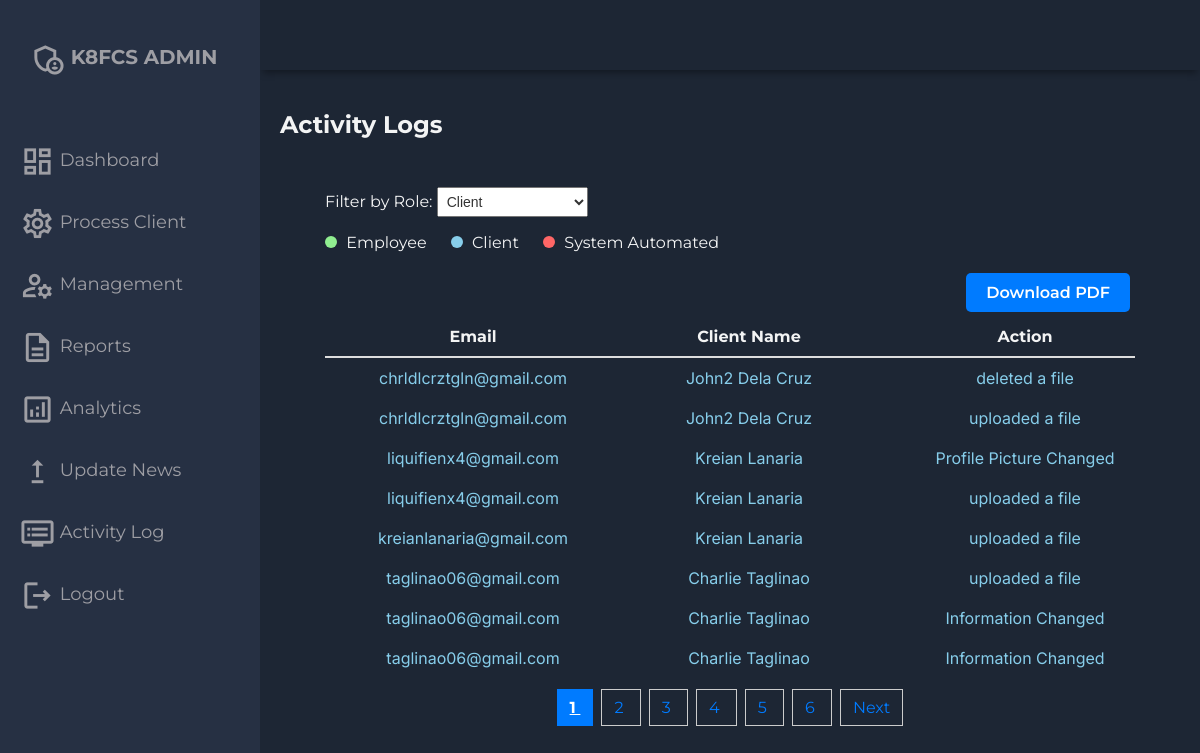
The page /adminside/activity-log.php?role=Client on the database its author committed.
### tables this page shows
CREATE TABLE `activity_log` (
  `id` int(11) NOT NULL,
  `user_email` varchar(255) NOT NULL,
  `action` text NOT NULL,
  `file_name` varchar(255) DEFAULT NULL,
  `timestamp` timestamp NOT NULL DEFAULT current_timestamp()
);

### adminside/activity-log.php (the view, shortened to what this page needs)
<?php
include 'processes/activity-log-logic.php';
$results_per_page = 8;
$query = "SELECT COUNT(*) AS total FROM activity_log";
$result = mysqli_query($conn, $query);
$row = mysqli_fetch_assoc($result);
$total_results = $row['total'];
$total_pages = ceil($total_results / $results_per_page);
$page = isset($_GET['page']) ? (int) $_GET['page'] : 1;
$start_from = ($page - 1) * $results_per_page;
$selected_role = isset($_GET['role']) ? $_GET['role'] : '';
$query = "SELECT al.user_email, al.action, al.timestamp, u.role, CONCAT(u.first_name, ' ', u.last_name) AS client_name
          FROM activity_log al
          JOIN users u ON al.user_email = u.email
          WHERE ('$selected_role' = '' OR u.role = '$selected_role' OR ('$selected_role' = 'K8FCS System' AND al.action LIKE '%Automatically%'))
          AND ('$selected_role' != 'Employee' OR al.action NOT LIKE '%Automatically%')
          AND ('$selected_role' != 'Client' OR al.action NOT LIKE '%Automatically%')
          ORDER BY al.timestamp DESC
          LIMIT $start_from, $results_per_page";
$result = mysqli_query($conn, $query);
?>
<!DOCTYPE html>
<html lang="en">
<head>
    <link rel="stylesheet" href="assets/css/style.css">
</head>
<body>
    <div class="grid-container">
        <?php include 'required/header.php'; ?>
        <?php include 'required/sidebar.php'; ?>
        <main class="main-container">
            <div class="main-title">
                <h2>Activity Logs</h2>
            </div>
            <div class="container">
                <form method="GET" action="">
                    <label for="role">Filter by Role:</label>
                    <select name="role" id="select-role" onchange="this.form.submit()">
                        <option value="Client" <?php if ($selected_role === 'Client')
                            echo 'selected'; ?>>Client</option>
                    </select>
                </form>
                <div class="legend">
                    <p><span style="background-color: lightgreen;"></span> Employee</p>
                    <p><span style="background-color: skyblue;"></span> Client</p>
                    <p><span style="background-color: #ff6666;"></span> System Automated</p>
                </div>
                <div class="download-pdf" id="download-pdf-logs">
                    <a href="?generate_pdf=1&role=<?php echo urlencode($selected_role); ?>" class="btn">Download PDF</a>
                </div>
                <div class="table-wrapper" id="activity-log-wrapper">
                    <div class="table" id="activity-log-table">
                        <div class="table-header">
                            <div class="header-item">Email</div>
                            <div class="header-item">Client Name</div>
                            <div class="header-item">Action</div>
                        </div>
                        <?php if (mysqli_num_rows($result) > 0): ?>
                            <?php while ($row = mysqli_fetch_assoc($result)): ?>
                                <div class="table-row" style="color:
                                    <?php
                                    if ($row['role'] === 'Employee')
                                        echo 'lightgreen';
                                    elseif ($row['role'] === 'Client')
                                        echo 'skyblue';
                                    elseif ($row['role'] === 'System Automated')
                                        echo '#ff6666';
                                    ?>">
                                    <div class="row-item"><?php echo htmlspecialchars($row['user_email']); ?></div>
                                    <div class="row-item"><?php echo htmlspecialchars($row['client_name']); ?></div>
                                    <div class="row-item"><?php echo htmlspecialchars($row['action']); ?></div>
                                </div>
                            <?php endwhile; ?>
                        <?php else: ?>
                            <div class="table-row">
                                <div class="row-item" colspan="5">No logs available</div>
                            </div>
                        <?php endif; ?>
                    </div>
                </div>
                <?php if ($total_results > 0): ?>
                    <div class="pagination">
                        <?php
                        $start_page = max(1, $page - 5);
                        $end_page = min($total_pages, $page + 4);
                        if ($end_page - $start_page < 9) {
                            $end_page = min($total_pages, $start_page + 9);
                        }
                        $query = "SELECT COUNT(*) AS total FROM activity_log al
              JOIN users u ON al.user_email = u.email
              WHERE ('$selected_role' = '' OR u.role = '$selected_role' OR ('$selected_role' = 'K8FCS System' AND al.action LIKE '%Automatically%'))
              AND ('$selected_role' != 'Employee' OR al.action NOT LIKE '%Automatically%')
              AND ('$selected_role' != 'Client' OR al.action NOT LIKE '%Automatically%')";
                        $result = mysqli_query($conn, $query);
                        $row = mysqli_fetch_assoc($result);
                        $total_results_with_data = $row['total'];
                        $total_pages_with_data = ceil($total_results_with_data / $results_per_page);
                        $end_page = min($end_page, $total_pages_with_data);
                        ?>
                        <?php for ($i = $start_page; $i <= $end_page; $i++): ?>
                            <a href="?page=<?php echo $i; ?>&role=<?php echo urlencode($selected_role); ?>"
                                class="<?php echo ($i === $page) ? 'active' : ''; ?>">
                                <?php echo $i; ?>
                            </a>
                        <?php endfor; ?>
                        <?php if ($page < $total_pages_with_data): ?>
                            <a href="?page=<?php echo $page + 1; ?>&role=<?php echo urlencode($selected_role); ?>">Next</a>
                        <?php endif; ?>
                    </div>
                <?php endif; ?>
            </div>
            <br>
        </main>
    </div>
</body>
</html>

### adminside/assets/css/style.css (style rules this page uses)
body { margin: 0; padding: 0; background-color: #1d2634; color: #9e9ea4; font-family:'Montserrat', sans-serif; }
.grid-container { display: grid; grid-template-columns: 260px 1fr 1fr 1fr; grid-template-rows: 0.2fr 3fr; grid-template-areas: 'sidebar header header header' 'sidebar main main main'; height: 100vh; }
.main-container { grid-area: main; overflow-y: auto; padding: 20px 20px; color: rgba(255, 255, 255, 0.95); }
.main-title { display: flex; justify-content: space-between; }
.container { width: 90%; margin: 0 auto; background-color: transparent; padding: 20px; }
.table { width: 100%; border-collapse: collapse; }
.table-header { display: flex; justify-content: space-between; align-items: center; padding: 10px; border-bottom: 2px solid #ddd; }
.table-row { display: flex; justify-content: space-between; align-items: center; padding: 10px; }
.row-item { flex: 1; text-align: center; font-family: 'Inter'; }
.header-item { flex: 1; text-align: center; font-weight: bolder; }
.btn { padding: 5px 10px; margin: 5px 5px; border: none; border-radius: 5px; cursor: pointer; color: #fff; font-size: 16px; text-decoration: none; }
.pagination { margin: 20px 0; text-align: center; }
.pagination a { padding: 8px 12px; margin: 0 4px; text-decoration: none; border: 1px solid #ccc; color: #333; }
.pagination a.active { background-color: #007BFF; color: white; border: 1px solid #007BFF; }
.download-pdf { text-align: right; }
.btn, .btn_edit, .btn_delete { display: inline-block; padding: 10px 20px; font-size: 16px; font-weight: 600; text-align: center; text-decoration: none; background-color: #007bff; color: #fff; border: none; border-radius: 5px; cursor: pointer; transition: background-color 0.3s ease; }
.pagination { margin: 20px 0; }
.pagination a { padding: 8px 12px; margin: 0 4px; text-decoration: none; color: #007bff; }
.pagination a.active { font-weight: bold; text-decoration: underline; }
.table-wrapper, #show-active-inactive-details-container, #pending-table-wrapper, #accepted-table-wrapper, #approve-payment-table-wrapper, #edit-delete-account-wrapper, #report-wrapper, #sales-wrapper, #user-accounts-wrapper, #application-report-wrapper, #booked-account-report-wrapper, #commission-report-table-wrapper, #activity-log-wrapper, #list-news-wrapper { overflow-x: auto; }
#show-active-inactive-table, #edit-delete-account-table, #user-accounts-table, #activity-log-table, #list-news-table { min-width: 1400px; }
.pending-sort-options, .accepted-sort-options, .approve-payment-sort-options, #select-role { padding: 5px; font-size: 14px; color: #333; margin-top: 0.5rem; }

### adminside/activity-log.php (style rules this page uses)
.legend p { display: inline-block; margin-right: 20px; }
.legend span { display: inline-block; width: 12px; height: 12px; border-radius: 50%; margin-right: 5px; }

### rows shown on the page
activity_log: user_email "chrldlcrztgln@gmail.com", client_name "John2 Dela Cruz", action "deleted a file"
activity_log: user_email "chrldlcrztgln@gmail.com", client_name "John2 Dela Cruz", action "uploaded a file"
activity_log: user_email "liquifienx4@gmail.com", client_name "Kreian Lanaria", action "Profile Picture Changed"
activity_log: user_email "liquifienx4@gmail.com", client_name "Kreian Lanaria", action "uploaded a file"
activity_log: user_email "kreianlanaria@gmail.com", client_name "Kreian Lanaria", action "uploaded a file"
activity_log: user_email "taglinao06@gmail.com", client_name "Charlie Taglinao", action "uploaded a file"
activity_log: user_email "taglinao06@gmail.com", client_name "Charlie Taglinao", action "Information Changed"
activity_log: user_email "taglinao06@gmail.com", client_name "Charlie Taglinao", action "Information Changed"
